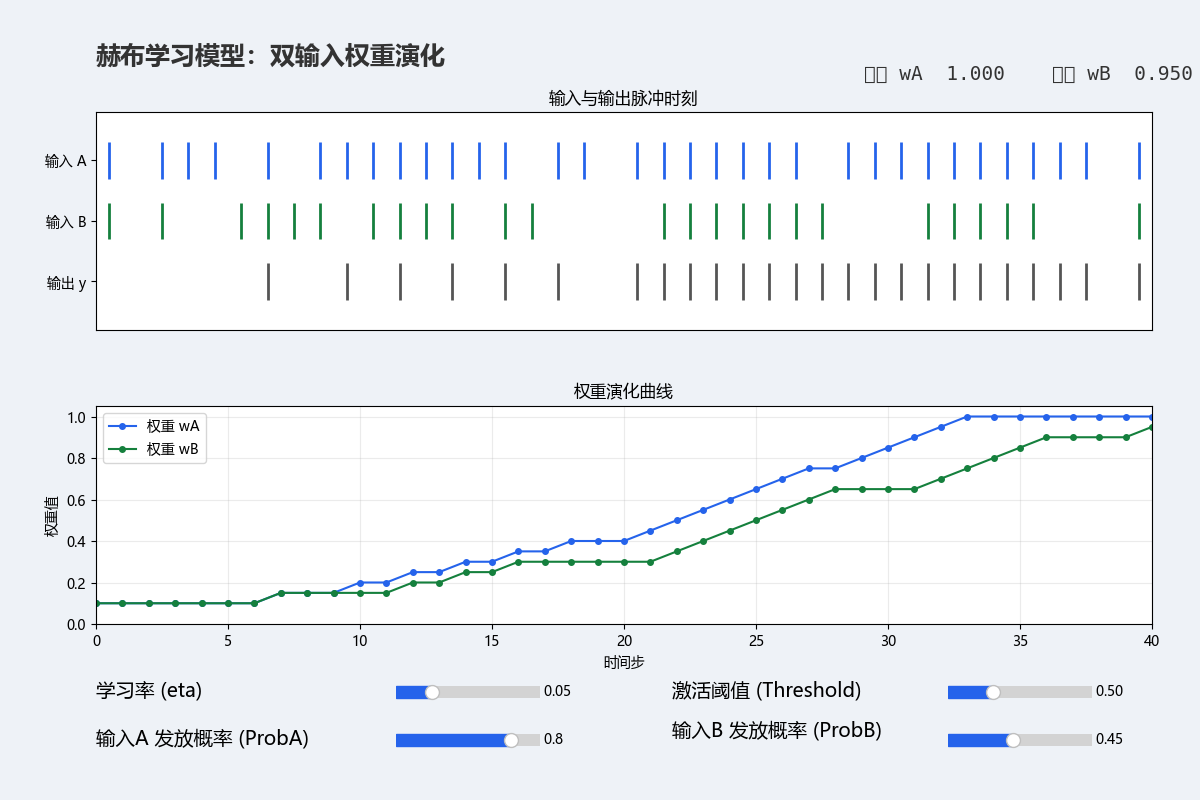

Recreate this plot in Python.
import numpy as np
import matplotlib
# 【核心修复1】强制设置Matplotlib后端，同时提前配置Tkinter字体
matplotlib.use('TkAgg')
import warnings
# 【核心修复2】屏蔽所有Tkinter字体缺失警告，彻底解决报错！
warnings.filterwarnings("ignore", message="Glyph.*missing from font")
warnings.filterwarnings("ignore", category=UserWarning)

import matplotlib.pyplot as plt
from matplotlib.widgets import Slider
import tkinter as tk
import tkinter.font as tkfont

# 【核心修复3】配置Tkinter全局默认中文字体（修复控件中文）
root = tk.Tk()
default_font = tkfont.nametofont("TkDefaultFont")
default_font.configure(family="Microsoft YaHei", size=10)
root.destroy()

# 【核心修复4】Matplotlib绘图字体（修复图表中文）
plt.rcParams["font.sans-serif"] = ["Microsoft YaHei", "SimHei", "SimSun"]
plt.rcParams["axes.unicode_minus"] = False


# 根据赫布规则更新权重：相关输入越强，且能驱动输出发放，其权重越容易增强
def hebb_update(w, x, y, eta, w_min=0.0, w_max=1.0):
    delta = eta * x * y
    w_new = w + delta
    return np.clip(w_new, w_min, w_max)


# 根据输入发放概率生成一段二值脉冲序列，固定随机种子便于复现实验结果
def generate_spike_train(steps, prob, seed):
    rng = np.random.default_rng(seed)
    return (rng.random(steps) < prob).astype(float)


# 用给定参数完整模拟一次双输入赫布学习过程
def simulate_hebb_process(steps, eta, threshold, prob_a, prob_b, decay=0.85, seed=7):
    x_a = generate_spike_train(steps, prob_a, seed=seed)
    x_b = generate_spike_train(steps, prob_b, seed=seed + 1)

    w = np.array([0.10, 0.10], dtype=float)
    membrane = 0.0
    outputs = []
    w_a_history = [w[0]]
    w_b_history = [w[1]]

    for t in range(steps):
        x = np.array([x_a[t], x_b[t]])
        syn_input = float(np.dot(w, x))
        membrane = decay * membrane + syn_input

        if membrane >= threshold:
            y = 1.0
            membrane = 0.0
        else:
            y = 0.0

        w = hebb_update(w, x, y, eta)

        outputs.append(y)
        w_a_history.append(w[0])
        w_b_history.append(w[1])

    return {
        "x_a": x_a,
        "x_b": x_b,
        "y": np.array(outputs),
        "w_a_history": np.array(w_a_history),
        "w_b_history": np.array(w_b_history),
        "w_final": w,
        "total_output_spikes": int(np.sum(outputs)),
    }


# 在一张坐标轴中画出输入 A、输入 B、输出 y 的发放时刻
def draw_spike_panel(ax, sim_data, steps):
    ax.clear()
    x_a_times = np.where(sim_data["x_a"] > 0)[0]
    x_b_times = np.where(sim_data["x_b"] > 0)[0]
    y_times = np.where(sim_data["y"] > 0)[0]

    ax.eventplot(
        [x_a_times, x_b_times, y_times],
        lineoffsets=[2, 1, 0],
        linelengths=0.6,
        colors=["#2563eb", "#15803d", "#555555"],
        linewidths=2.0,
    )
    ax.set_xlim(-0.5, steps - 0.5)
    ax.set_ylim(-0.8, 2.8)
    ax.set_yticks([2, 1, 0])
    ax.set_yticklabels(["输入 A", "输入 B", "输出 y"])
    ax.set_xticks([])
    ax.set_title("输入与输出脉冲时刻")
    ax.grid(axis="x", alpha=0.15)


# 在另一张坐标轴中画出 wA、wB 的权重演化曲线
def draw_weight_panel(ax, sim_data, steps):
    ax.clear()
    time = np.arange(steps + 1)
    ax.plot(time, sim_data["w_a_history"], marker="o", markersize=4, color="#2563eb", label="权重 wA")
    ax.plot(time, sim_data["w_b_history"], marker="o", markersize=4, color="#15803d", label="权重 wB")
    ax.set_xlim(0, steps)
    ax.set_ylim(0, 1.05)
    ax.set_xlabel("时间步")
    ax.set_ylabel("权重值")
    ax.set_title("权重演化曲线")
    ax.grid(alpha=0.25)
    ax.legend(loc="upper left")


def main():
    steps = 40
    eta_init = 0.05
    threshold_init = 0.5
    prob_a_init = 0.80
    prob_b_init = 0.45

    fig = plt.figure(figsize=(12, 8))
    fig.patch.set_facecolor("#eef2f7")
    gs = fig.add_gridspec(2, 1, height_ratios=[1.0, 1.0])
    plt.subplots_adjust(left=0.08, right=0.96, top=0.86, bottom=0.22, hspace=0.35)

    ax_spikes = fig.add_subplot(gs[0])
    ax_weights = fig.add_subplot(gs[1])

    title_text = fig.text(0.08, 0.92, "赫布学习模型：双输入权重演化", fontsize=18, weight="bold", color="#333333")
    stats_text = fig.text(0.72, 0.90, "", fontsize=14, family="monospace", color="#333333")

    sim_data = simulate_hebb_process(
        steps=steps,
        eta=eta_init,
        threshold=threshold_init,
        prob_a=prob_a_init,
        prob_b=prob_b_init,
    )
    draw_spike_panel(ax_spikes, sim_data, steps)
    draw_weight_panel(ax_weights, sim_data, steps)
    stats_text.set_text(
        f"终值 wA  {sim_data['w_final'][0]:.3f}    终值 wB  {sim_data['w_final'][1]:.3f}    总输出脉冲  {sim_data['total_output_spikes']}"
    )

    slider_y1 = 0.12
    slider_y2 = 0.06
    ax_eta = fig.add_axes([0.33, slider_y1, 0.12, 0.03], facecolor="#f5f5f5")
    ax_threshold = fig.add_axes([0.79, slider_y1, 0.12, 0.03], facecolor="#f5f5f5")
    ax_prob_a = fig.add_axes([0.33, slider_y2, 0.12, 0.03], facecolor="#f5f5f5")
    ax_prob_b = fig.add_axes([0.79, slider_y2, 0.12, 0.03], facecolor="#f5f5f5")

    fig.text(0.08, slider_y1 + 0.01, "学习率 (eta)", fontsize=14)
    fig.text(0.56, slider_y1 + 0.01, "激活阈值 (Threshold)", fontsize=14)
    fig.text(0.08, slider_y2 + 0.01, "输入A 发放概率 (ProbA)", fontsize=14)
    fig.text(0.56, slider_y2 + 0.02, "输入B 发放概率 (ProbB)", fontsize=14)

    slider_eta = Slider(ax=ax_eta, label="", valmin=0.0, valmax=0.20, valinit=eta_init, valstep=0.01, color="#2563eb")
    slider_threshold = Slider(ax=ax_threshold, label="", valmin=0.05, valmax=1.5, valinit=threshold_init, valstep=0.05, color="#2563eb")
    slider_prob_a = Slider(ax=ax_prob_a, label="", valmin=0.0, valmax=1.0, valinit=prob_a_init, valstep=0.05, color="#2563eb")
    slider_prob_b = Slider(ax=ax_prob_b, label="", valmin=0.0, valmax=1.0, valinit=prob_b_init, valstep=0.05, color="#2563eb")

    def update(_):
        sim_data = simulate_hebb_process(
            steps=steps,
            eta=float(slider_eta.val),
            threshold=float(slider_threshold.val),
            prob_a=float(slider_prob_a.val),
            prob_b=float(slider_prob_b.val),
        )

        draw_spike_panel(ax_spikes, sim_data, steps)
        draw_weight_panel(ax_weights, sim_data, steps)
        stats_text.set_text(
            f"终值 wA  {sim_data['w_final'][0]:.3f}    终值 wB  {sim_data['w_final'][1]:.3f}    总输出脉冲  {sim_data['total_output_spikes']}"
        )
        fig.canvas.draw_idle()

    slider_eta.on_changed(update)
    slider_threshold.on_changed(update)
    slider_prob_a.on_changed(update)
    slider_prob_b.on_changed(update)
    plt.show()


if __name__ == "__main__":
    main()
